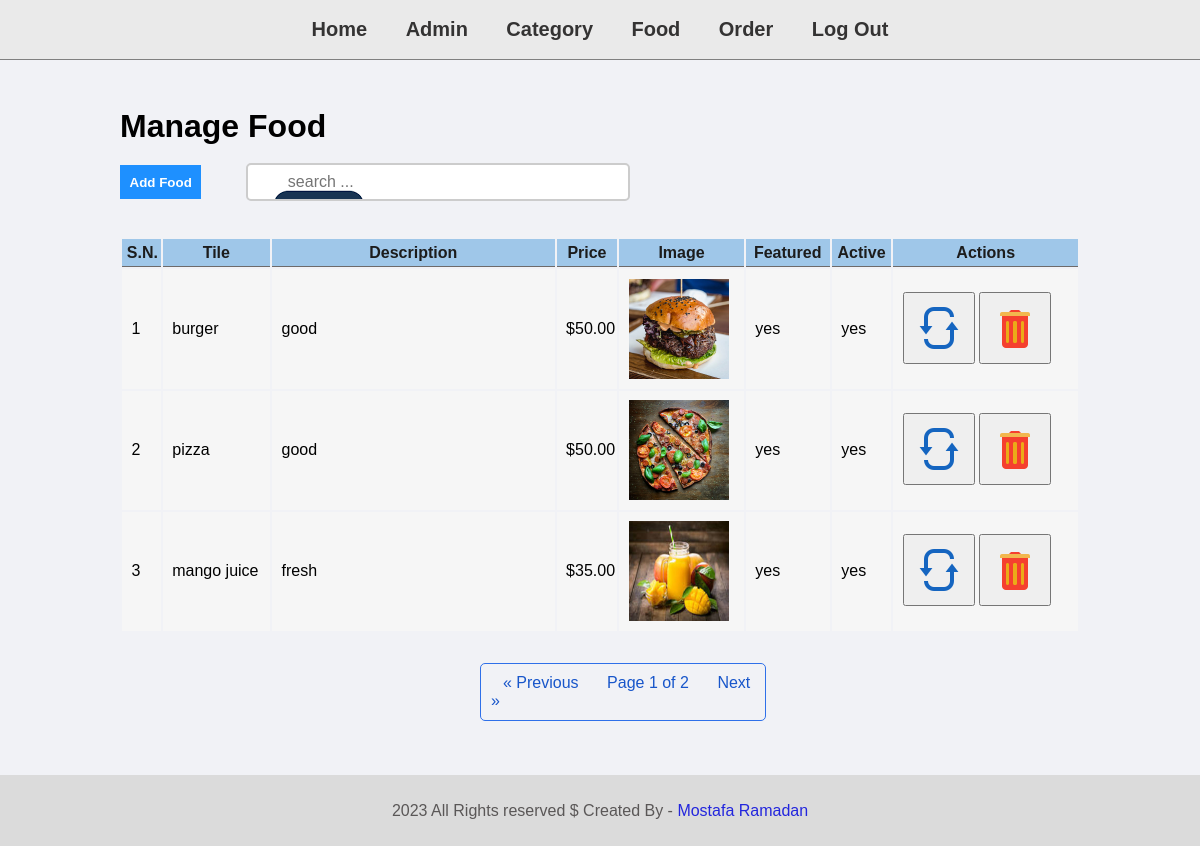
Screenshot of /admin/foodControl/manage-food.php with the database file from the repository.
### tables this page shows
CREATE TABLE `tbl_food` (
  `id` int(10) UNSIGNED NOT NULL,
  `title` varchar(100) NOT NULL,
  `description` text NOT NULL,
  `price` decimal(10,0) NOT NULL,
  `image_name` varchar(255) NOT NULL,
  `category_id` int(10) UNSIGNED NOT NULL,
  `featured` varchar(10) NOT NULL,
  `active` varchar(10) NOT NULL
);

### config/Database.php (called while the page is built, shortened)
<?php
class Database
{
    private $servername = 'localhost';
    private $username = 'root';
    private $password = '';
    private $dbname = 'food-order';
    function __construct()
    {
        $this->conn = new mysqli($this->servername, $this->username, $this->password, $this->dbname);
        if ($this->conn->connect_error) {
            echo "failed to connect";
        } else {
            return $this->conn;
        }
    }
}

### classes/management/ManageFood.php (called while the page is built, shortened)
<?php
class ManageFood extends Database
{
    public function displayFoods(int $limit = 5, int $page = 1)
    {
        $offset = ($page - 1) * $limit;
        $result = $this->conn->query("SELECT * FROM tbl_food limit $limit offset $offset");
        if ($result->num_rows > 0) {
            while ($row = $result->fetch_assoc()) {
                $data[] = $row;
            }
            return $data;
        }
    }
    public function foodCount()
    {
        $result = $this->conn->query("SELECT * FROM tbl_food");
        return $result->num_rows;
    }
}

### classes/management/ManageCategory.php (called while the page is built, shortened)
<?php
class ManangeCategory extends Database
{
    protected $tableName = 'tbl_category';
    public function displayCategoryByActive()
    {
        $result = $this->conn->query("SELECT * FROM {$this->tableName} WHERE active='yes'");
        if ($result->num_rows > 0) {
            while ($row = $result->fetch_assoc()) {
                $data[] = $row;
            }
            return $data;
        }
    }
}

### admin/foodControl/manage-food.php (the view, shortened to what this page needs)
<?php
include_once("../partials/menu.php");
$displayFood = new \Management\ManageFood();
$page = isset($_GET['page']) ? (int) $_GET['page'] : 1;
$foodCount = $displayFood->foodCount();
$limit = 3;
$pagesCount = ceil($foodCount / $limit);
$data = $displayFood->displayFoods($limit, $page);
$dataCat = new \Management\ManangeCategory();
$dataCategory = new \Management\ManangeCategory();
$dataCat = $dataCat->displayCategoryByActive();
$dataCategory = $dataCategory->displayCategoryByActive();
?>
<div class="main-content">
    <div class="wrapper">
        <h1>Manage Food</h1>
        <div>
            <button id="add_btn" class="btn-primary">Add Food</button>
            <input type="search" placeholder="search ..." class="search">
        </div>
        <table class="tbl-full">
            <thead>
                <tr>
                    <th>S.N.</th>
                    <th>Tile</th>
                    <th>Description</th>
                    <th>Price</th>
                    <th>Image</th>
                    <th>Featured</th>
                    <th>Active</th>
                    <th>Actions</th>
                </tr>
            </thead>
            <tbody class="mytable">
                <?php
                $sn = 1;
                if ($data != "") {
                    foreach ($data as $value) {
                ?>
                        <tr id="food_row_<?= $value['id'] ?>">
                            <td><?= $sn++; ?></td>
                            <td class="food_title"><?= $value['title']; ?></td>
                            <td class="food_description" style="width: 30%;"><?php echo $value['description']; ?></td>
                            <td class="food_price">$<?= $value['price']; ?>.00 </td>
                            <td class="food_image"> <img src='../../images/food/<?php echo $value['image_name']; ?>' width="100px"></td>
                            <td class="food_featured"><?php echo $value['featured'] ?></td>
                            <td class="food_active"><?php echo $value['active'] ?></td>
                            <td>
                                <button value="<?php echo $value['id']; ?>" image_name="<?php echo $value['image_name']; ?>" class="update_btn"><img title="Update" style=" padding:10px;" src="http://localhost/php.course/FoodOrder/images/website/update.png" /></button>
                                <button value="<?php echo $value['id']; ?>" image_name="<?php echo $value['image_name']; ?>" class="delete_food_btn"><img title="Delete" style=" padding:10px;" src="http://localhost/php.course/FoodOrder/images/website/delete.png" /></button>
                            </td>
                        </tr>
                <?php
                    }
                } else {
                    echo "<div class='error'> Food Not Added</div>";
                }
                ?>
            </tbody>
        </table>
    </div>
    <br>
    <nav class="paginator">
        <ul class="pagination">
            <li>
                <a <?php if ($page == 1) {
                        echo "class='disabled'";
                    } ?> href="<?= $_SERVER['PHP_SELF'] . "?page=" . ($page - 1) ?>" aria-label="Previous">
                    <span aria-hidden="true">&laquo;</span>
                    <span aria-hidden="true">Previous</span>
                </a>
            </li>
            <li>
                <a <?php if ($page == $page) {
                        echo "class='disabled'";
                    } ?> href=""> Page <?= $page; ?> of <?= $pagesCount; ?></a>
            </li>
            <li>
                <a <?php if ($page == $pagesCount) {
                        echo "class='disabled'";
                    } ?> href="<?= $_SERVER['PHP_SELF'] . "?page=" . ($page + 1) ?>" aria-label="Next">
                    <span aria-hidden="true">Next</span>
                    <span aria-hidden="true">&raquo;</span>
                </a>
            </li>
        </ul>
    </nav>
    <br>
</div>
<?php
include_once("../partials/footer.php");
?>

### css/admin.css (style rules this page uses)
* { margin: 0px; padding: 0px; font-family: Arial, Helvetica, sans-serif; }
.wrapper { padding: 1%; width: 80%; margin: 0 auto; }
.tbl-full { width: 100%; }
table tr th { border-bottom: 1px solid rgb(109 106 106); padding: .5%; color: #1c1c1c; background: #9fc7e9; text-align: center }
table tr td { padding: 1%; background: #f6f6f6; }
.btn-primary { background-color: #1e90ff; padding: 1%; text-decoration: none; color: white; font-weight: bold; border: none; }
.main-content { background-color: #f1f2f6; padding: 3% 0; }
.pagination { border: 1px solid #2f70e9; padding: 10px; width: 22%; border-radius: 5px; margin: 0 40%; }
.pagination li { margin: 10px 12px; display: inline; }
.pagination li a { color: #1856ca; text-decoration: none; }
.disabled { pointer-events: none; }
input[type="search"] { width: 40%; padding: 8px; margin: 0 40px 0; border: 2px solid #ccc; border-radius: 5px; outline: none; font-size: 16px; background-image: url("../images/website/search.png"); background-position: 10px 10px; background-repeat: no-repeat; padding-left: 40px; }

### rows the page displays
tbl_food: title "burger", description "good", price "50", image_name (picture), featured "yes", active "yes"
tbl_food: title "pizza", description "good", price "50", image_name (picture), featured "yes", active "yes"
tbl_food: title "mango juice", description "fresh", price "35", image_name (picture), featured "yes", active "yes"

### other values shown
$page "1"
$pagesCount "2"
